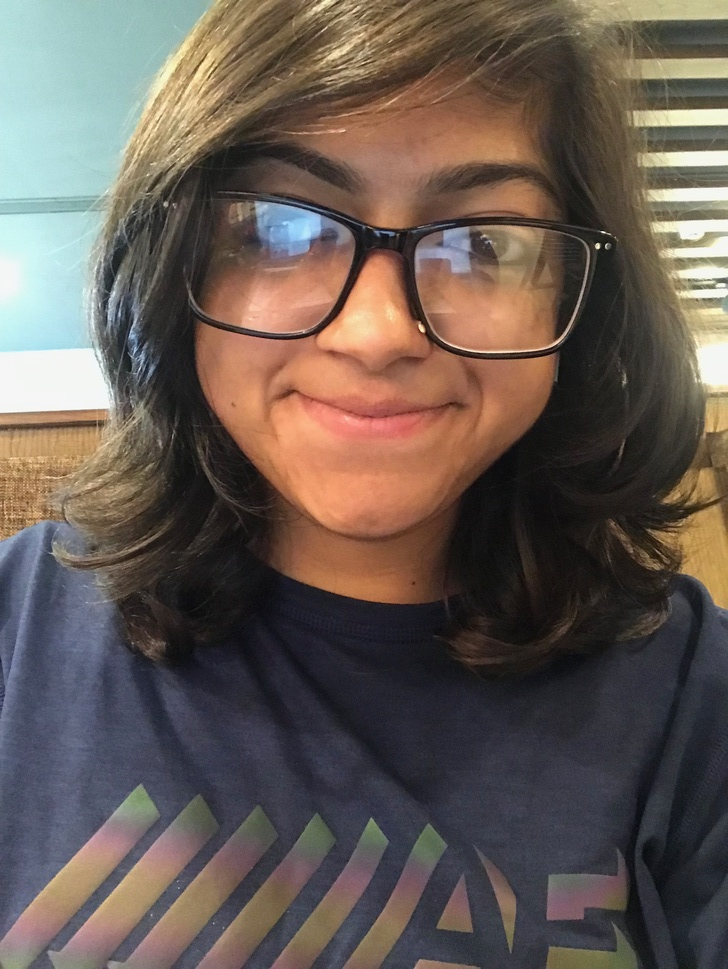
#> input picture v.jpg, 728 x 969 px, shrunk from 2320 x 3088 before the run
$ python sample2.py
#> lines starting #> are read from the running program, lines starting #| are printed output that depends on the picture; after the words box and inside, x2 and y2 are one past the last pixel; in counts of white or black regions, pixels touching at a corner belong together
import cv2
from matplotlib import pyplot as plt
import numpy as np
from math import cos, sin

img_filt = cv2.medianBlur(cv2.imread('v.jpg',0), 5)
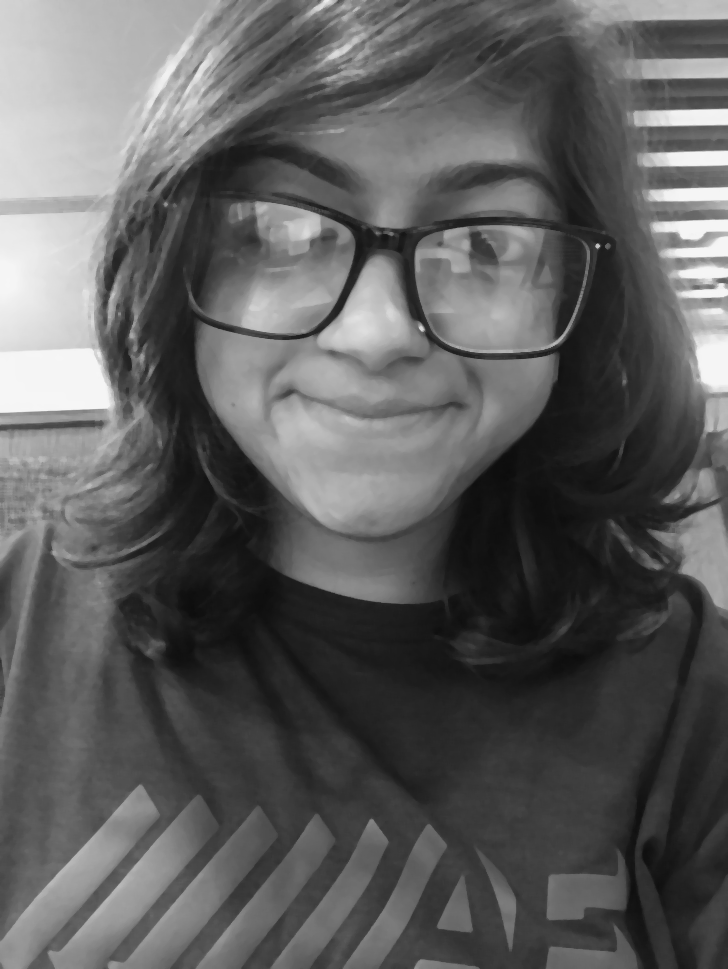
#> img_filt: shape (969, 728); min 12, max 246, mean 93.6
img_th = cv2.adaptiveThreshold(img_filt,255,cv2.ADAPTIVE_THRESH_GAUSSIAN_C,cv2.THRESH_BINARY,11,2)
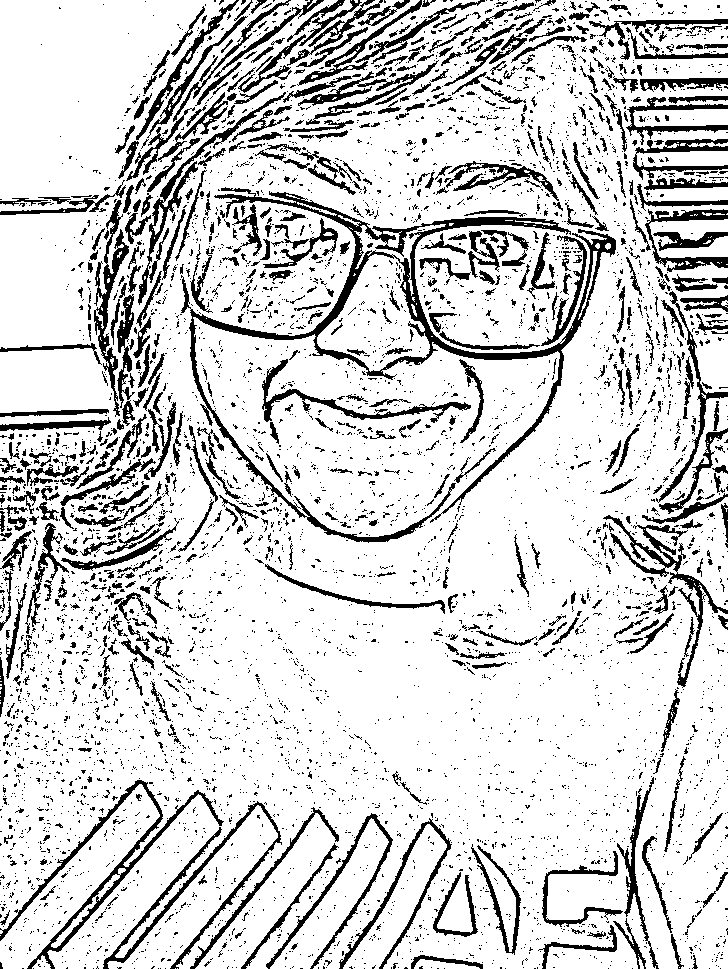
#> img_th: shape (969, 728); 82.8% white; 5532 black regions (4909 under 20 px)
contours, hierarchy = cv2.findContours(img_th, cv2.RETR_LIST, cv2.CHAIN_APPROX_SIMPLE)
#> contours = 7741 contours, 6839 with area under 20; largest, box (x1, y1, x2, y2) and area: (0, 0, 728, 969) 637582, (188, 186, 617, 519) 20750, (0, 784, 160, 969) 8118, (317, 224, 446, 372) 7938, (107, 805, 278, 969) 7176
